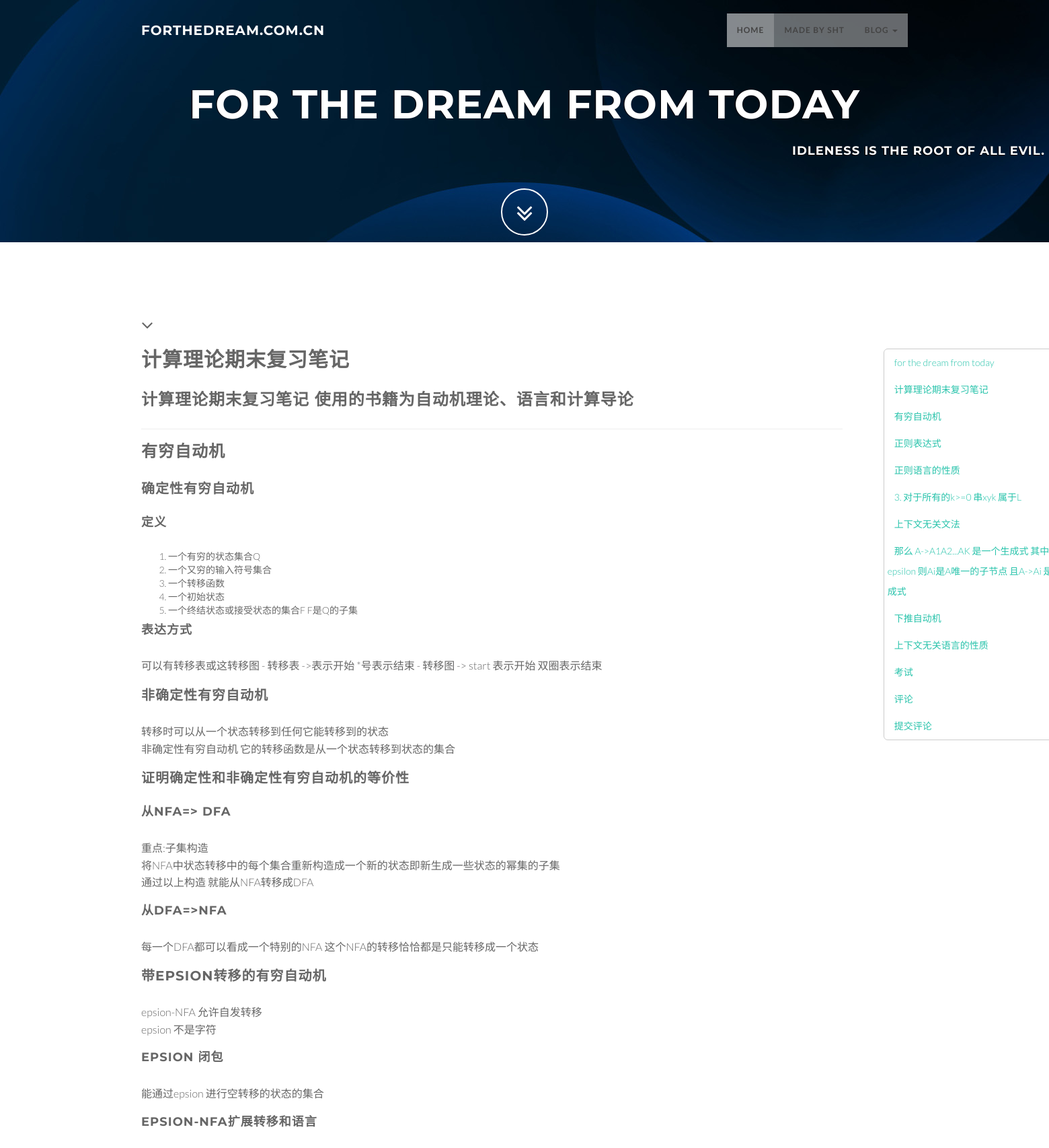
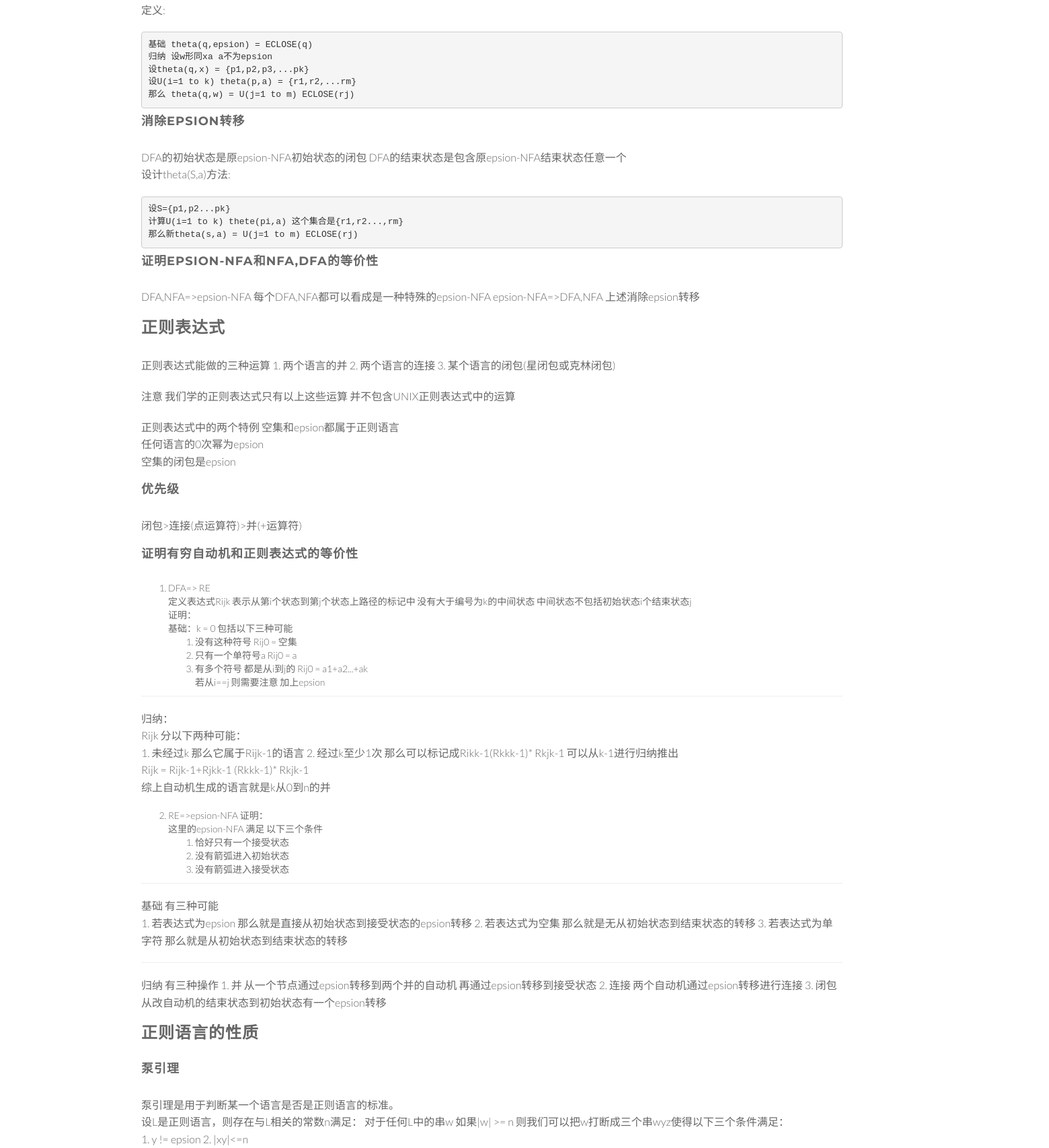
/spec/15/ (upper part), run on the app's committed database (2 pictures, top to bottom).
### blog/models.py (models this page shows, shortened)
class BlogsPost(models.Model):
    title = models.CharField(max_length = 150)
    abstract = models.TextField(default='')
    maintain = models.TextField()
    timestamp = models.DateTimeField(auto_now_add=True)
    class Meta:
        ordering=('-timestamp',)

### blog/views.py (the view)
# urls.py: url(r'^spec/(?P<bid>\d+)/$',blog_view.spec),
def spec(request,bid):
    blog_list = BlogsPost.objects.all()
    for item in blog_list:
        item.maintain = item.maintain[0:200]+'...'
    spec_blog = BlogsPost.objects.get(id=bid)
    spec_blog.maintain = markdown2.markdown(spec_blog.maintain)
    comment = Comment.objects.filter(blogId=bid)
    cmlen = len(comment)
    return render_to_response('spec.html',{'spec':spec_blog,'blog_list':blog_list,'bid':bid,'comment':comment,'cmlen':cmlen})

### blog/templates/spec.html (shortened to what this page needs)
<!DOCTYPE html>
<html lang="zh-CN">
  <head>
    <link href="/static/css/bootstrap.min.css" rel="stylesheet" type="text/css">
    <link href="/static/font-awesome/css/font-awesome.min.css" rel="stylesheet" type="text/css">
    <link href="/static/css/animate.css" rel="stylesheet" />
    <link href="/static/css/style.css" rel="stylesheet" type="text/css">
    <link href="/static/color/default.css" rel="stylesheet" type=”text/css">
    <link type="text/css" rel="stylesheet" href="/static/css/jquery.tocify.css" />
  </head>
  <body id="page-top" data-spy="scroll" data-target=".navbar-custom">
    <nav class="navbar navbar-custom navbar-fixed-top" role="navigation">
      <div class="container">
        <div class="navbar-header page-scroll">
          <a class="navbar-brand" href="/">
            <h1>forthedream.com.cn</h1>
          </a>
        </div>
        <div class="collapse navbar-collapse navbar-right navbar-main-collapse">
          <ul class="nav navbar-nav">
            <li class="active"><a href="/">Home</a></li>
            <li><a href="#contact">made by sht</a></li>
            <li class="dropdown">
              <a href="#" class="dropdown-toggle" data-toggle="dropdown">blog <b class="caret"></b></a>
            </li>
          </ul>
        </div>
      </div>
    </nav>
    <section id="spec" class="intro">
      <div class="slogan">
        <h2>for the dream <span class="text_color">from today</span> </h2>
        <div class="text-right">
          <h4>Idleness is the root of all evil. </h4>
        </div>
      </div>
      <div class="page-scroll">
        <a href="#maintain" class="btn btn-circle">
          <i class="fa fa-angle-double-down animated"></i>
        </a>
      </div>
    </section>
    <section id="maintain" class="home-section text-left">
      <div class="heading-about">
        <div class="container">
          <div class="row">
            <div class="col-lg-8">
              <div class="wow bounceInDown" data-wow-delay="0.4s">
                <div class="section-heading">
                  <i class="fa fa-2x fa-angle-down"></i>
                </div>
              </div>
            </div>
          </div>
        </div>
      </div>
      <div class="container">
        <div class="row">
          <div class="col-md-11">
            <div class="wow bounceInUp" data-wow-delay="0.2s">
              <h2>{{ spec.title }}</h2>
              <h3>{{ spec.abstract }}
            </div>
            <hr>
            <div class ="blog_maintain hero-unit">
              {% autoescape off %}
              {{ spec.maintain }}
              {% endautoescape %}
            </div>
          </div>
          <div class="col-md-1">
            <div id="toc">
            </div>
          </div>
        </div>
    </section>
  </body>
</html>

### static/css/style.css (style rules this page uses)
body { width: 100%; height: 100%; font-family: 'Lato',sans-serif; font-weight: 300; color: #666; background-color: #fff; }
html { width: 100%; height: 100%; }
h1, h2, h3, h4, h5, h6 { margin: 0 0 30px; text-transform: uppercase; font-family: Montserrat,sans-serif; font-weight: 700; letter-spacing: 1px; }
p { margin: 0 0 20px; font-size: 16px; line-height: 1.6em; }
a { color: #28c3ab; -webkit-transition: all .2s ease-in-out; -moz-transition: all .2s ease-in-out; transition: all .2s ease-in-out; }
.navbar { margin-bottom: 0; border-bottom: 1px solid rgba(255,255,255,.3); }
.navbar-brand { font-weight: 700; }
.navbar-brand { height: 40px; padding: 5px 15px; font-size: 18px; line-height: 1em; }
.navbar-brand h1 { color: #fff; font-size: 20px; line-height: 40px; }
.nav.navbar-nav { background-color: rgba(255,255,255,.4); }
.navbar-custom ul.nav li a { font-size: 12px; letter-spacing: 1px; color: #444; text-transform: uppercase; font-weight: 700; }
.navbar-custom .nav li a { -webkit-transition: background .3s ease-in-out; -moz-transition: background .3s ease-in-out; transition: background .3s ease-in-out; }
.navbar-custom .nav li a:hover, .navbar-custom .nav li a:focus, .navbar-custom .nav li.active { outline: 0; background-color: rgba(255,255,255,.2); }
.blog_maintain h2 { font-size: 24px; }
.blog_maintain h3 { font-size: 20px; }
.blog_maintain h4 { font-size: 18px; }
hr { margin-top: 10px; }
.home-section { padding-top: 110px; padding-bottom: 110px; display:block; position:relative; z-index:120; }
.section-heading i { margin-bottom: 20px; }
.intro { width:100%; position:relative; background: url(../img/bg1.jpg) no-repeat top center; }
#spec { padding:8% 0 0 0 ; height:45% }
.intro .slogan { text-align: center; }
.intro .page-scroll { text-align: center; }
.intro .slogan h2 { color: #FFF; text-shadow: none; font-size: 60px; line-height: 60px; font-weight: 700; font-family: Montserrat, sans-serif; background-color: rgba(0, 0, 0, 0); text-decoration: none; text-transform: uppercase; border-width: 0px; border-color: #000; border-style: none; text-shadow: -1px 0 1px #000; }
.intro .slogan h4 { color: #fff; text-shadow: -1px 1px 1px #000; }
.btn { border-radius: 0; text-transform: uppercase; font-family: Montserrat,sans-serif; font-weight: 400; -webkit-transition: all .3s ease-in-out; -moz-transition: all .3s ease-in-out; transition: all .3s ease-in-out; }
.btn-circle { width: 70px; height: 70px; margin-top: 15px; padding: 7px 16px; border: 2px solid #fff; border-radius: 50%; font-size: 40px; color: #fff; background: 0 0; -webkit-transition: background .3s ease-in-out; -moz-transition: background .3s ease-in-out; transition: background .3s ease-in-out; }
.page-scroll .btn-circle i.animated { -webkit-transition-property: -webkit-transform; -webkit-transition-duration: 1s; -moz-transition-property: -moz-transform; -moz-transition-duration: 1s; }
@media (min-width:767px) { .navbar { padding: 20px 0; border-bottom: 0; letter-spacing: 1px; background: 0 0; -webkit-transition: background .5s ease-in-out,padding .5s ease-in-out; -moz-transition: background .5s ease-in-out,padding .5s ease-in-out; transition: background .5s ease-in-out,padding .5s ease-in-out; } }
@media (min-width:767px) { .intro { height: 70%; padding: 0; } }

### data on the page
BlogsPost: title "计算理论期末复习笔记", abstract "计算理论期末复习笔记 使用的书籍为自动机理论、语言和计算导论", maintain "有穷自动机 确定性有穷自动机 定义 一个有穷的状态集合Q 一个又穷的输入符号集合 一个转移函数 一个初始状态 一个终结状态或接受状态的集合F F是Q的子集 表达方式 可以有转移表或这转移图 - 转移表 ->表示开始 *号表示结束 - 转移图 -> start 表示开始 双圈表示结束 非确定性有穷自动机 转移时可以从一个状态转移到任何它能转移到的状态 非确定性有穷自动机 它的转移函数是从一个状态转移到状态的集合 证明确定性和非确定性有穷自动机的等价性 从NFA=> DFA 重点:子集构造 将NFA中状态转移中的每个集合重新构造成一个新的状态即新生成一些状态的幂集的子集 通过以上构造 就能从NFA转移成DFA 从DFA=>NFA 每一个DFA都可以看成一个特别的NFA 这个NFA的转移恰恰都是只能转移成一个状态 带EPSION转移的有穷自动机 epsion-NFA 允许自发转移 epsion 不是字符 EPSION 闭包 能通过epsion 进行空转移的状态的集合 EPSION-NFA扩展转移和语言 定义: 基础 theta(q,epsion) = ECLOSE(q) 归纳 设w形同xa a不为epsion 设theta(q,x) = {p1,p2,p3,...pk} 设U(i=1 to k) theta(p,a) = {r1,r2,...rm} 那么 theta(q,w) = U(j=1 to m) ECLOSE(rj) 消除EPSION转移 DFA的初始状态是原epsion-NFA初始状态的闭包 DFA的结束状态是包含原epsion-NFA结束状态任意一个…"
